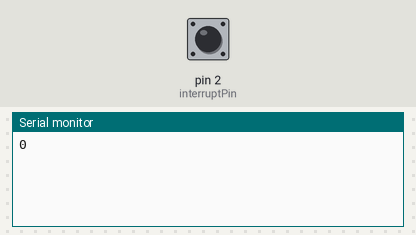
A sketch run on a simulated Arduino Uno, built with avr-gcc and run on an emulated ATmega328P. Shown: the last lines printed to the serial monitor. Inputs (shaded band) come from the test bench; at power-on: pin 2 (interruptPin) HIGH.

Above: at 1.2 s.
1.3 s: pin 2 (interruptPin) pulled LOW for 0.15 s
At 2.7 s:
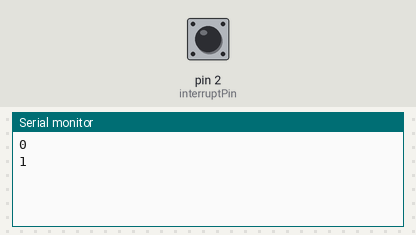
2.9 s: pin 2 (interruptPin) pulled LOW for 1 s
At 3.5 s:
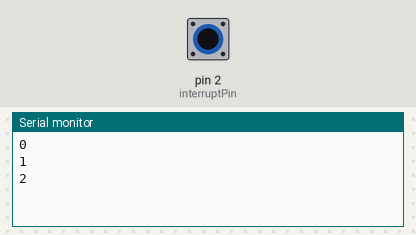
5.4 s: pin 2 (interruptPin) pulled LOW for 0.15 s
At 6.8 s:
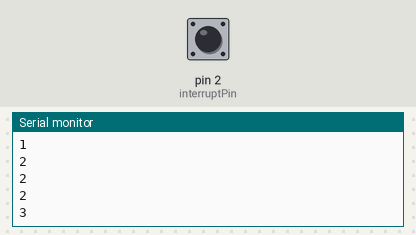
Timing chart, 0 to 8.4 s (numbered marks = the images above; inputs shaded):
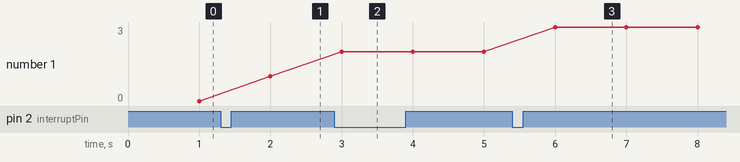

Measured:
- after the input at 1.3 s, the serial monitor: prints a new line after 0.70 s (image 1)
- after the input at 2.9 s, the serial monitor: prints a new line after 0.10 s (image 2)
- after the input at 5.4 s, the serial monitor: prints a new line after 0.60 s (image 3)
- plotted number 1: 0 → 1 after the input at 1.3 s, 1 → 2 after the input at 2.9 s, 2 → 3 after the input at 5.4 s

The sketch:

hardwareDebounce.ino
```cpp
float val; //for debugging
float V_out; //for debugging
int vPin = A0; //for debugging
int interruptPin = 2;
int count = 0;

void setup()
{
  Serial.begin(115200);
  //interrupt when pin 2 goes from HI to LO
  attachInterrupt(digitalPinToInterrupt(interruptPin), buttonPress, FALLING);
}

void loop()
{
  /*
  //for debugging
  val = analogRead(vPin);
  V_out = val*(5.0/1023.0);
  Serial.println(V_out);
  */
  delay(1000);
  Serial.println(count);

}

//function to be run when interrupt triggered
void buttonPress(){
  ++count; //increments and returns count
}
```
